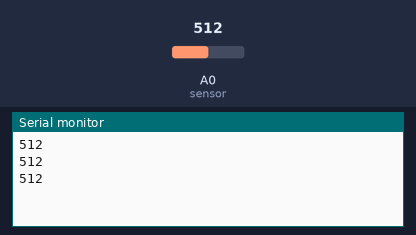
The sketch below on a simulated Arduino Uno, built with avr-gcc and run on an emulated ATmega328P. Shown: the last lines printed to the serial monitor. Inputs (shaded band) come from the test bench; at power-on: A0 (sensor) = 512.

Above: at 1.2 s.
1.3 s: A0 (sensor) set to 716
At 1.86 s:
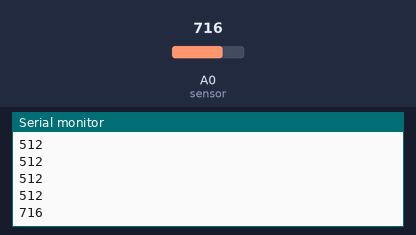
2.8 s: A0 (sensor) set to 900
At 3.06 s:
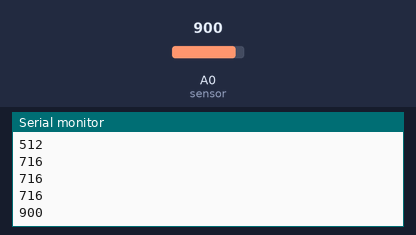
Timing chart, 0 to 5.8 s (numbered marks = the images above; inputs shaded):
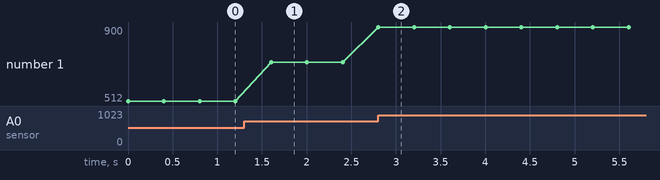

The sketch:

311IRdistanceTest.ino
```cpp
//collects data from an analog sensor (Distance)

//int A0 = 0;              // analog pin used to connect the sharp sensor
int val = 0;                    // variable to store the values from sensor(initially zero)

void setup()
{
  Serial.begin(9600);
}

void loop()
{
  val = analogRead(A0);  // reads the value of the sharp sensor
  Serial.println(val);          // prints the value of the sensor to the serial monitor
  delay(400);                   // wait for this much time before printing next value
}
```

Measured:
- after the input at 1.3 s, the serial monitor: prints a new line after 0.30 s (image 1)
- after the input at 2.8 s, the serial monitor: prints a new line at once (image 2)
- plotted number 1: 512 → 716 after the input at 1.3 s, 716 → 900 after the input at 2.8 s
